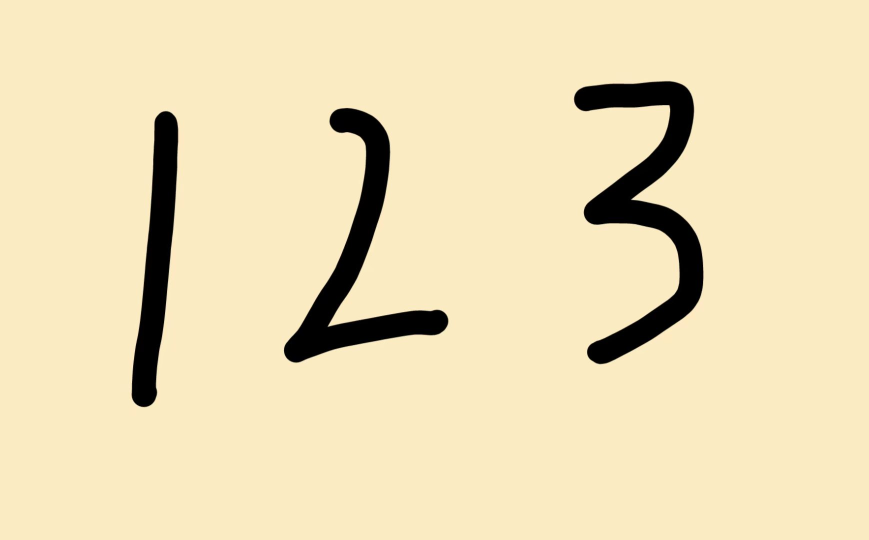
#> input picture DigitOCR_Project/data/input/1b9754f54231d884e4aa79063d05d5b5.jpg, 1738 x 1080 px (shown at 1/2 size)
$ python -i image_processor.py   (imports and definitions only)
#> lines starting #> are read from the running program, lines starting #| are printed output that depends on the picture
"""Image enhancement helpers for OCR pre-processing."""

from __future__ import annotations

from pathlib import Path

import cv2
import numpy as np


class ImageProcessor:
    """Apply lightweight enhancement without binarization."""

    def __init__(
        self,
        min_short_side: int = 720,
        bilateral_diameter: int = 9,
        bilateral_sigma_color: int = 75,
        bilateral_sigma_space: int = 75,
        clahe_clip_limit: float = 2.0,
    ) -> None:
        self.min_short_side = min_short_side
        self.bilateral_diameter = bilateral_diameter
        self.bilateral_sigma_color = bilateral_sigma_color
        self.bilateral_sigma_space = bilateral_sigma_space
        self.clahe_clip_limit = clahe_clip_limit

    def enhance_path(self, image_path: str | Path) -> np.ndarray:
        """Load an image from disk and apply the enhancement pipeline."""
        image = cv2.imread(str(image_path))
#> image is the input picture: shape (1080, 1738, 3); mean B, G, R 181.9, 220.3, 234.4
        if image is None:
            raise ValueError(f"Failed to read image: {image_path}")
        return self.enhance(image)

    def enhance(self, image: np.ndarray) -> np.ndarray:
        """Upscale, denoise, and improve local contrast for OCR."""
        if image is None or image.size == 0:
            raise ValueError("Input image is empty.")

        enhanced = self._upscale_if_needed(image)
        enhanced = cv2.bilateralFilter(
            enhanced,
            self.bilateral_diameter,
            self.bilateral_sigma_color,
            self.bilateral_sigma_space,
        )
        enhanced = self._apply_clahe(enhanced)
        enhanced = self._sharpen(enhanced)
        return enhanced

    def _upscale_if_needed(self, image: np.ndarray) -> np.ndarray:
        height, width = image.shape[:2]
#> height = 1080; width = 1738
        short_side = min(height, width)
#> short_side = 1080
        if short_side >= self.min_short_side:
            return image.copy()

        scale = self.min_short_side / float(short_side)
        new_width = max(1, int(width * scale))
        new_height = max(1, int(height * scale))
        return cv2.resize(image, (new_width, new_height), interpolation=cv2.INTER_CUBIC)

    def _apply_clahe(self, image: np.ndarray) -> np.ndarray:
        lab = cv2.cvtColor(image, cv2.COLOR_BGR2LAB)
#> lab: shape (1080, 1738, 3); mean of channels 0, 1, 2 223.1, 127.1, 148.6
        l_channel, a_channel, b_channel = cv2.split(lab)
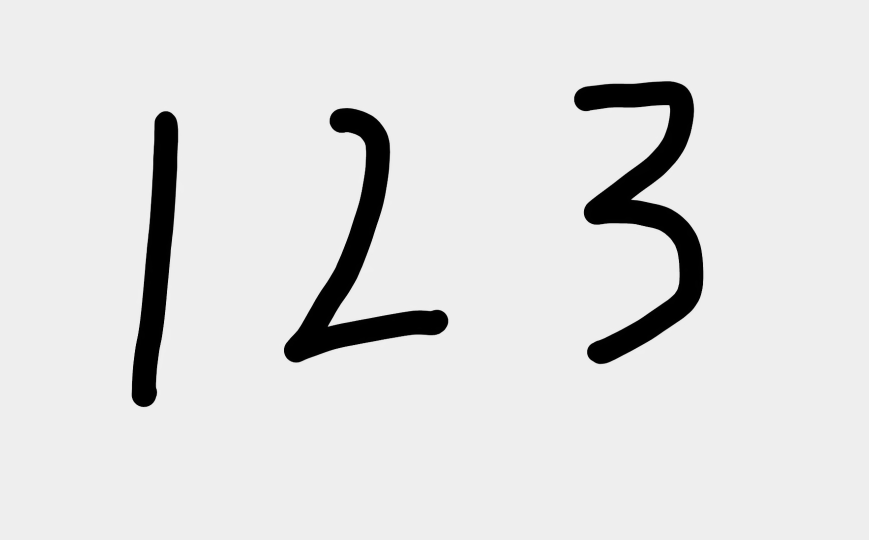
#> l_channel: shape (1080, 1738) (shown at 1/2 size); min 0, max 240, mean 223.1
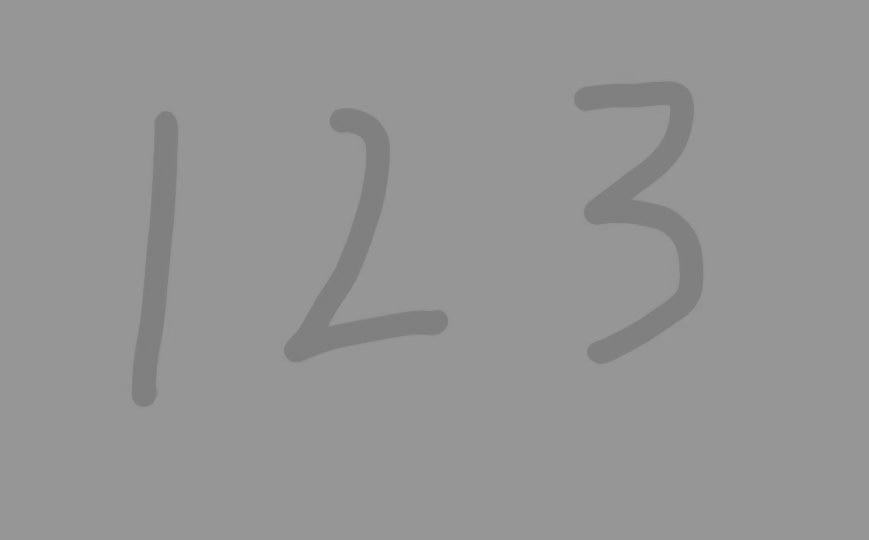
#> b_channel: shape (1080, 1738) (shown at 1/2 size); min 126, max 153, mean 148.6

        clahe = cv2.createCLAHE(
            clipLimit=self.clahe_clip_limit,
            tileGridSize=(8, 8),
        )
        l_channel = clahe.apply(l_channel)

        merged = cv2.merge((l_channel, a_channel, b_channel))
#> merged: shape (1080, 1738, 3); mean of channels 0, 1, 2 223.4, 127.1, 148.6
        return cv2.cvtColor(merged, cv2.COLOR_LAB2BGR)

    def _sharpen(self, image: np.ndarray) -> np.ndarray:
        kernel = np.array(
            [
                [0, -1, 0],
                [-1, 5, -1],
                [0, -1, 0],
            ],
            dtype=np.float32,
        )
        return cv2.filter2D(image, ddepth=-1, kernel=kernel)


def enhance_image_for_complex_env(image_path: str | Path) -> np.ndarray:
    """Compatibility helper that mirrors the path-based enhancement workflow."""
    return ImageProcessor().enhance_path(image_path)

>>> result = ImageProcessor().enhance_path('../data/input/1b9754f54231d884e4aa79063d05d5b5.jpg')

$ run again, on DigitOCR_Project/data/input/f5b67c7e9f5b738ed8c3f95e78d6af1d.jpg
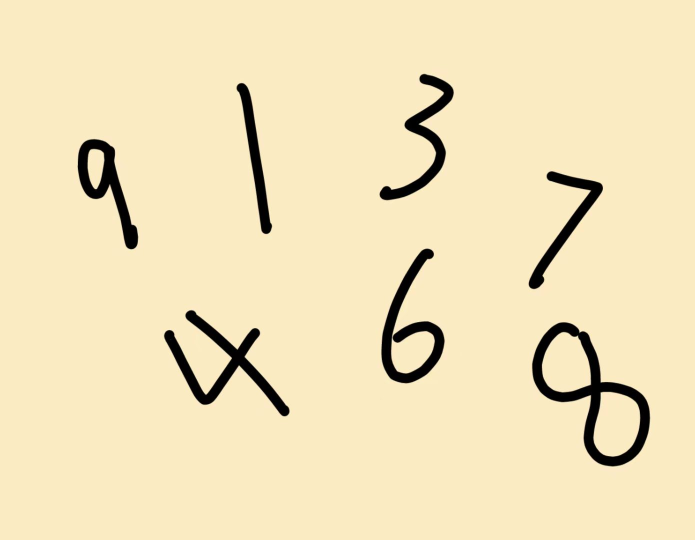
#> input picture DigitOCR_Project/data/input/f5b67c7e9f5b738ed8c3f95e78d6af1d.jpg, 1389 x 1080 px (shown at 1/2 size)
#> in enhance_path, image is the input picture: shape (1080, 1389, 3); mean B, G, R 185.5, 224.5, 238.9
#> lab: shape (1080, 1389, 3); mean of channels 0, 1, 2 227.4, 127.1, 149
#> in _apply_clahe, `l_channel, a_channel, b_channel = cv2.split(lab)`:
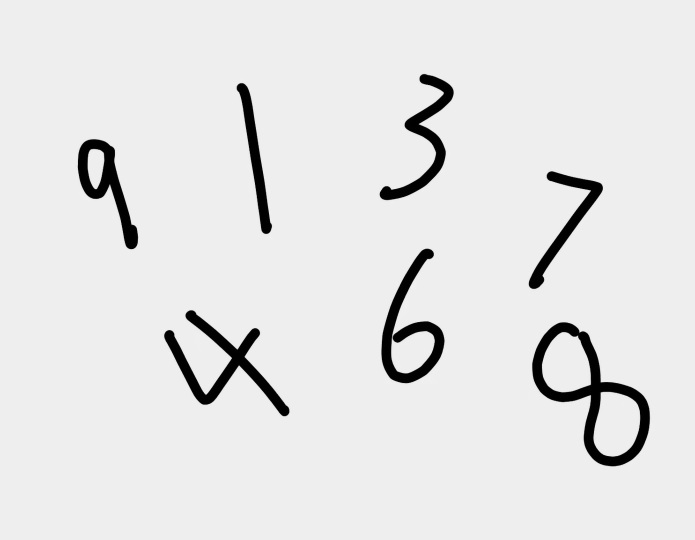
#> l_channel: shape (1080, 1389) (shown at 1/2 size); min 0, max 240, mean 227.4
#> in _apply_clahe, `l_channel, a_channel, b_channel = cv2.split(lab)`:
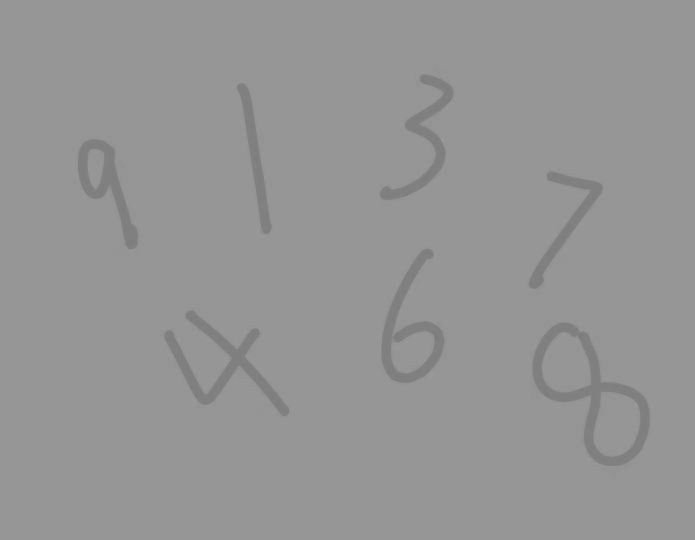
#> b_channel: shape (1080, 1389) (shown at 1/2 size); min 126, max 153, mean 149
#> merged: shape (1080, 1389, 3); mean of channels 0, 1, 2 227.6, 127.1, 149
